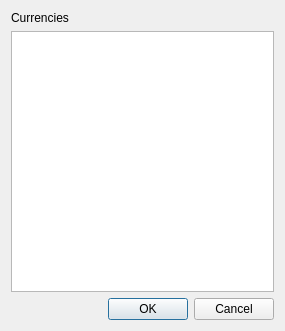
<?xml version="1.0" encoding="UTF-8"?>
<ui version="4.0">
    <class>Dialog</class>
    <widget class="QDialog" name="Dialog">
        <property name="geometry">
            <rect>
                <x>0</x>
                <y>0</y>
                <width>285</width>
                <height>331</height>
            </rect>
        </property>
        <property name="windowTitle">
            <string>Select currency</string>
        </property>
        <layout class="QGridLayout" name="gridLayout">
            <item row="1" column="0">
                <widget class="QListView" name="currencyListView"/>
            </item>
            <item row="2" column="0">
                <widget class="QDialogButtonBox" name="buttonBox">
                    <property name="orientation">
                        <enum>Qt::Horizontal</enum>
                    </property>
                    <property name="standardButtons">
                        <set>QDialogButtonBox::Cancel|QDialogButtonBox::Ok</set>
                    </property>
                </widget>
            </item>
            <item row="0" column="0">
                <widget class="QLabel" name="label">
                    <property name="text">
                        <string>Currencies</string>
                    </property>
                </widget>
            </item>
        </layout>
    </widget>
    <resources/>
    <connections>
        <connection>
            <sender>buttonBox</sender>
            <signal>accepted()</signal>
            <receiver>Dialog</receiver>
            <slot>accept()</slot>
            <hints>
                <hint type="sourcelabel">
                    <x>248</x>
                    <y>254</y>
                </hint>
                <hint type="destinationlabel">
                    <x>157</x>
                    <y>274</y>
                </hint>
            </hints>
        </connection>
        <connection>
            <sender>buttonBox</sender>
            <signal>rejected()</signal>
            <receiver>Dialog</receiver>
            <slot>reject()</slot>
            <hints>
                <hint type="sourcelabel">
                    <x>316</x>
                    <y>260</y>
                </hint>
                <hint type="destinationlabel">
                    <x>286</x>
                    <y>274</y>
                </hint>
            </hints>
        </connection>
    </connections>
</ui>
